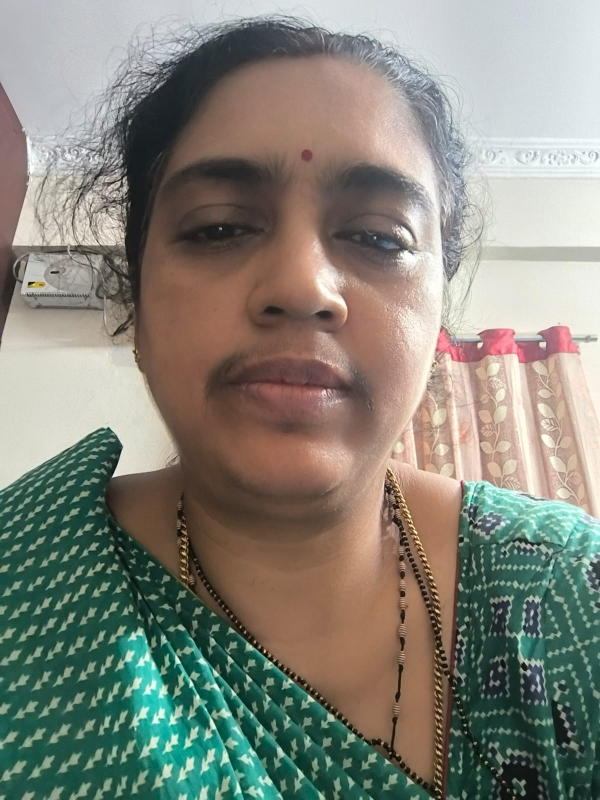
#> input picture image.png, 1200 x 1599 px (shown at 1/2 size)
$ python -i register_student.py   (imports and definitions only)
#> lines starting #> are read from the running program, lines starting #| are printed output that depends on the picture
import os
import sys
import json
import cv2
import numpy as np
import tensorflow as tf
import urllib.request

# Supabase Credentials
SUPABASE_URL = "https://gduxlotlifugsvdcopep.supabase.co"
SUPABASE_ANON_KEY = "sb_publishable_LndCahcsg_FSYeoSmdgoAw_uuz2OxLT"

def extract_cropped_face(img, x, y, w, h, margin=0.25):
    img_h, img_w, _ = img.shape
    margin_w = int(w * margin)
    margin_h = int(h * margin)

    left = max(0, x - margin_w)
    top = max(0, y - margin_h)
    right = min(img_w, x + w + margin_w)
    bottom = min(img_h, y + h + margin_h)

    cropped = img[top:bottom, left:right]
    resized = cv2.resize(cropped, (112, 112))

    # Apply CLAHE (Contrast Limited Adaptive Histogram Equalization) for lighting invariance
    lab = cv2.cvtColor(resized, cv2.COLOR_BGR2LAB)
    l, a, b = cv2.split(lab)
    clahe = cv2.createCLAHE(clipLimit=2.0, tileGridSize=(8, 8))
    cl = clahe.apply(l)
    limg = cv2.merge((cl, a, b))
    enhanced = cv2.cvtColor(limg, cv2.COLOR_LAB2BGR)
    return enhanced

def detect_and_crop_face(image_path):
#> called with image_path = 'image.png'
    img = cv2.imread(image_path)
#> img is the input picture: shape (1599, 1200, 3); mean B, G, R 122.4, 133.2, 133.4
    if img is None:
        raise ValueError(f"Could not load image from path: {image_path}")

    h, w, _ = img.shape
#> h = 1599; w = 1200

    # Haar Cascade detector
    cascade_path = cv2.data.haarcascades + 'haarcascade_frontalface_default.xml'
    face_cascade = cv2.CascadeClassifier(cascade_path)
    if face_cascade.empty():
        raise RuntimeError("Could not load Haar Cascade XML file.")

    gray = cv2.cvtColor(img, cv2.COLOR_BGR2GRAY)
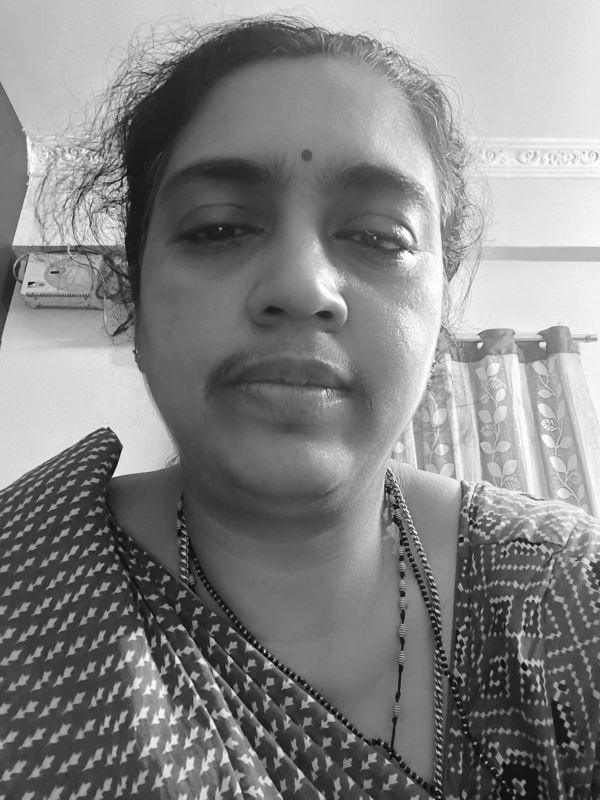
#> gray: shape (1599, 1200) (shown at 1/2 size); min 1, max 255, mean 132
    faces = face_cascade.detectMultiScale(gray, scaleFactor=1.1, minNeighbors=5, minSize=(30, 30))
#> faces = [[197, 147, 796, 796]]

    if len(faces) == 0:
        print("⚠️ No face detected. Using the center square region as fallback.")
        size = min(w, h)
        cx, cy = w // 2, h // 2
        cropped = img[cy - size // 2:cy + size // 2, cx - size // 2:cx + size // 2]
        return cv2.resize(cropped, (112, 112))

    faces = sorted(faces, key=lambda f: f[2] * f[3], reverse=True)
    x, y, fw, fh = faces[0]
#> x = 197; y = 147; fw = 796; fh = 796
    print(f"✅ Face detected: x={x}, y={y}, w={fw}, h={fh}")
#| ✅ Face detected: x=197, y=147, w=796, h=796
    return extract_cropped_face(img, x, y, fw, fh, 0.20)
#> in extract_cropped_face, `margin_w = int(w * margin)`: margin_w = 159
#> in extract_cropped_face, `left = max(0, x - margin_w)`: left = 38
#> in extract_cropped_face, `top = max(0, y - margin_h)`: top = 0
#> in extract_cropped_face, `right = min(img_w, x + w + margin_w)`: right = 1152
#> in extract_cropped_face, `bottom = min(img_h, y + h + margin_h)`: bottom = 1102
#> in extract_cropped_face, `cropped = img[top:bottom, left:right]`:
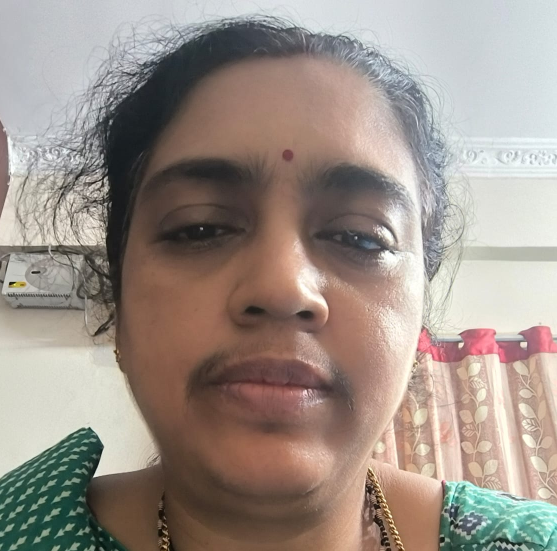
#> cropped: shape (1102, 1114, 3) (shown at 1/2 size); mean B, G, R 136.9, 145.3, 157.1
#> in extract_cropped_face, `resized = cv2.resize(cropped, (112, 112))`:
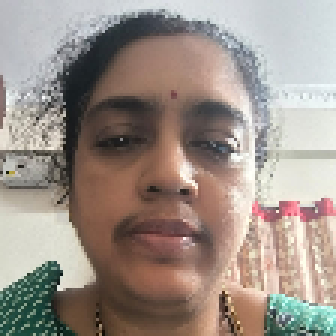
#> resized: shape (112, 112, 3) (shown 3 times larger); mean B, G, R 136.8, 145.2, 157
#> in extract_cropped_face, `lab = cv2.cvtColor(resized, cv2.COLOR_BGR2LAB)`: lab: shape (112, 112, 3); mean of channels 0, 1, 2 153.8, 131.5, 134.5
#> in extract_cropped_face, `l, a, b = cv2.split(lab)`:
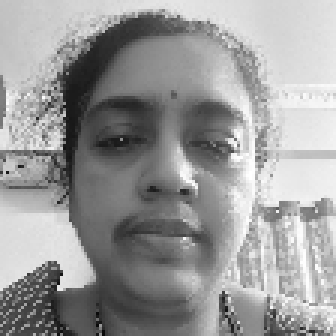
#> l: shape (112, 112) (shown 3 times larger); min 10, max 255, mean 153.8
#> in extract_cropped_face, `l, a, b = cv2.split(lab)`:
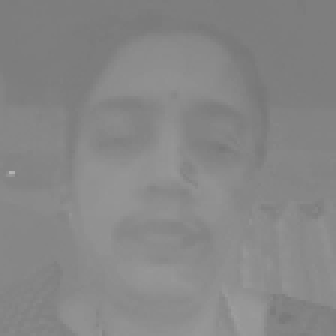
#> b: shape (112, 112) (shown 3 times larger); min 119, max 179, mean 134.5
#> in extract_cropped_face, `cl = clahe.apply(l)`:
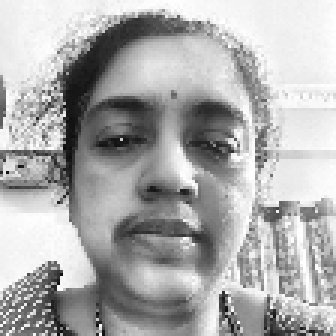
#> cl: shape (112, 112) (shown 3 times larger); min 10, max 255, mean 172.7
#> in extract_cropped_face, `limg = cv2.merge((cl, a, b))`: limg: shape (112, 112, 3); mean of channels 0, 1, 2 172.7, 131.5, 134.5
#> in extract_cropped_face, `enhanced = cv2.cvtColor(limg, cv2.COLOR_LAB2BGR)`:
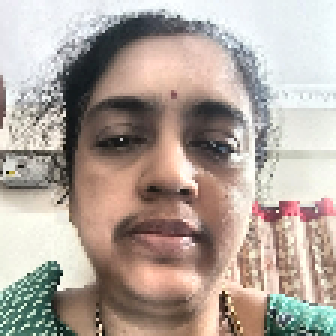
#> enhanced: shape (112, 112, 3) (shown 3 times larger); mean B, G, R 156.3, 165.1, 177.4

# [124 lines left out: functions get_embedding, upload_to_supabase, main, not called in this run]

# [2 lines not run here, left out]

>>> result = detect_and_crop_face('image.png')
